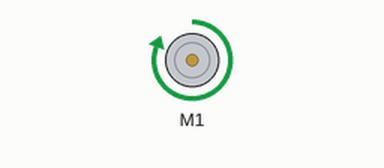
Recording of a sketch running on a simulated Arduino Uno, built with avr-gcc and run on an emulated ATmega328P. Shown: DC motor (green arrow = forward, orange = backward, longer = faster).

Above: at 0.5 s.
Timing chart, 0 to 4.6 s (numbered marks = the images above):
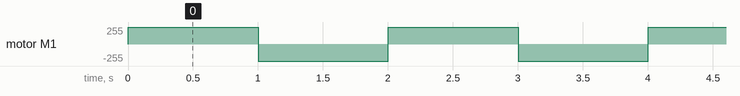

The sketch:

Robotic_Claw_Test.ino
```cpp
/*
 * @author Patrick Shinn
 * @version 6/4/16
 *
 * Robotic claw test program
 * Requires the Make Block Library to run
 * This can be downloaded at:
 * https://codeload.github.com/Makeblock-official/Makeblock-Libraries/zip/master
 */


#include "MeOrion.h"

MeDCMotor claw(M1); // attached claw at M1 motor slot

void setup() {
  // put your setup code here, to run once:

}

void loop() {
  // put your main code here, to run repeatedly:
  claw.run(255); // close claw
  delay(1000);
  claw.run(-255); // open claw
  delay(1000);

}
```

Measured:
- by itself, motor M1: alternates forward 255/255 for 1.0 s and backward 255/255 for 1.0 s
